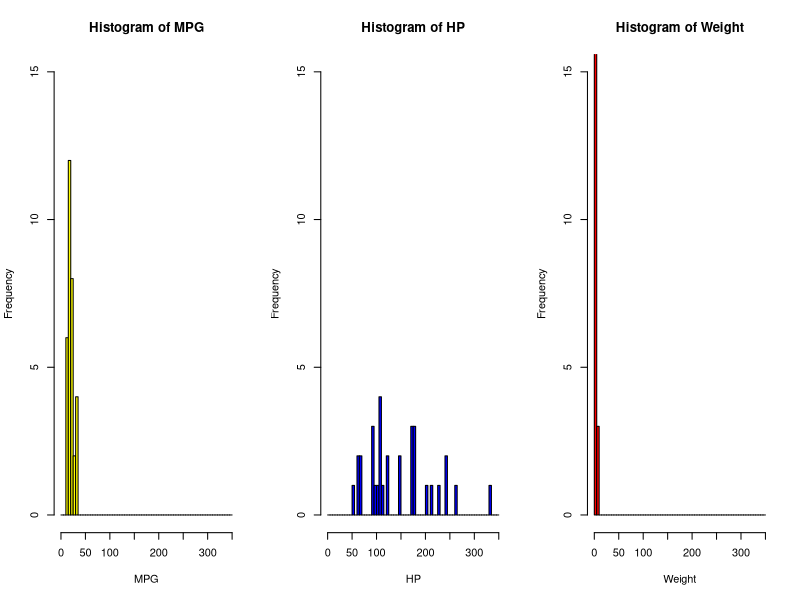

The R script that drew this image: (Note: this script raises an error after producing the figure.)
# STAT 596 -- Take Home Exam
# Pradeep Singh

mtcars
attach(mtcars)

# creating a new data set -- "my cars"
mycars <- data.frame(mpg, hp, wt, am)
attach(mycars)

# rename the 3rd and 4th column
colnames(mycars)[4] <- "transmission"
colnames(mycars)[3] <- "weight"
attach(mycars)

# transmission as a factor with levels -- Automatic & Manual
transmission <- ifelse(transmission == "1", "Automatic", "Manual")
transmission = factor(transmission)
levels(transmission)
#----------------------------------------------------

break.pt <- seq(from=0, to=350, by=5)

# histogram of variables -- "mpg", "hp", "weight"
par(mfrow=c(1,3))
hist(mpg, main = "Histogram of MPG", breaks = break.pt,
     xlab = "MPG",col = "yellow", ylim=c(0, 15))
hist(hp, main = "Histogram of HP", breaks = break.pt,
     xlab = "HP",col = "blue", ylim=c(0, 15))
hist(weight, main = "Histogram of Weight", breaks = break.pt,
     xlab = "Weight",col = "red", ylim=c(0, 15))
dev.off()

#-------------------------------------------------
# summary statistics for "mycars"
summary(mycars)
# summary stat by transmission type -- automatic and manual
by(mycars, transmission, summary)

#----------------------------------------------------

# function to calculate S.D. of a given vector
myoutput <- function(x){ 
  myvector <- c(sd(x))
  names(myvector) <- c("sample sd")
  return(myvector) }

# sample S.D. of each variables by transmission type
# variable: mpg
tapply(mpg, transmission, myoutput)

# variable: hp
tapply(hp, transmission, myoutput)

# variable: weight
tapply(weight, transmission, myoutput)

# variable: am = transmission
tapply(am, transmission, myoutput)

#-----------------------------------------------------

# export the summary() O/P in a .txt file
summary_stat <- summary(mycars)
capture.output(summary_stat, file = "summary_stat.txt")

# summary stat by transmission type -- automatic and manual
summary_stat_group <- by(mycars, transmission, summary)
capture.output(summary_stat_group, file = "summary_stat_group.txt")

#-----------------------------------------------------

# split hp data by transmission
split(hp, transmission)

#--------------------------------------------------

# sort the data by tranmission type and mpg (increasing order)
sort(mpg,transmission, decreasing = FALSE)
sort(hp,transmission, decreasing = FALSE)
sort(weight,transmission, decreasing = FALSE)

sort(mycars$transmission, mpg, decreasing = FALSE)
sort(hp, mpg, decreasing = FALSE)
sort(weight, mpg, decreasing = FALSE)

#------------------------------------------------------

# Plotting (x,y)-pairs together with Least-Sqaures line
y <- hp
x <- mpg

# exporting the regression plot to PDF
pdf("Regression_plot.pdf",width=6, height=3) 
plot(x,y, xlab = "MPG", ylab = "HP", 
     main = "Linear relationship by type of Transmision")
fit <- lm(y ~ x)
abline(fit, col = "red")
dev.off()

plot(x,y, xlab = "MPG", ylab = "HP", 
     main = "Linear relationship by type of Transmision (Automatic vs Manual)")
points(x[transmission=="Automatic"], y[transmission=="Automatic"] , col="red", pch = 2, cex = 0.5) 
points(x[transmission=="Manual"], y[transmission=="Manual"] , col="blue", pch = 3, cex = 0.5)
fit.A <- lm(y ~ x, subset = transmission=="Automatic")
fit.M <- lm(y ~ x, subset=transmission=="Manual")

points(y[transmission=="Automatic"], x[transmission=="Automatic"] , col="red", pch = 2, cex = 0.5) 
points(y[transmission=="Manual"], x[transmission=="Manual"] , col="blue", pch = 3, cex = 0.5)
abline(fit.A, col="red")
abline(fit.M, col="blue")
legend("topright", c("Automatic", "Manual"), col=c("red", "blue"), 
       pch = c(2,3), title = "Cars Type", cex = 1)

#-----------------------------------------------------------

# 

